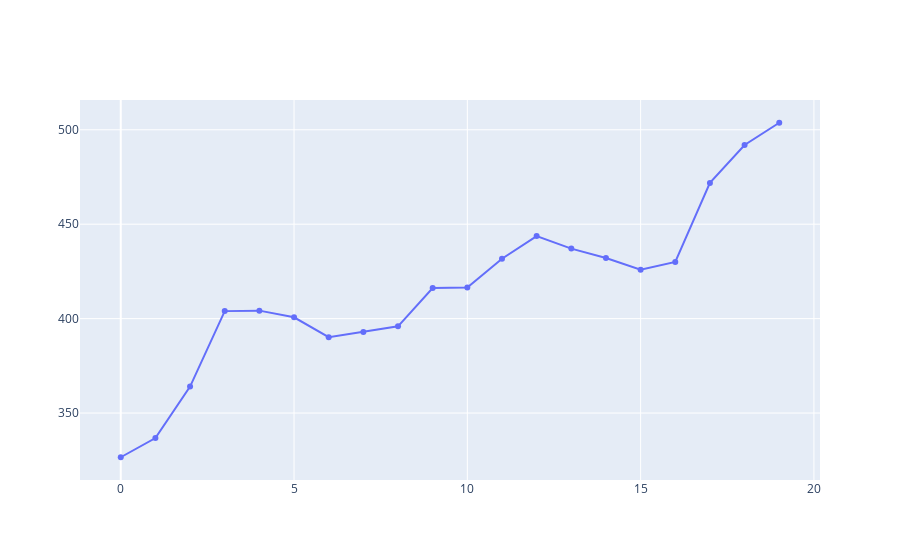

The notebook cell saved with this chart:
### Markdown cell above
1. Постройте ряд для суммарного количества проданных ручек и карандашей (можно создать новый объект с данными или преобразовать существующий, добавив в него суммарные продажи).

### Code cell
import plotly.graph_objects as go


fig = go.Figure(data=[
    go.Scatter(x=data_all.index, y=data_all.values, name='sales amount', mode='markers+lines'),
])
fig.show()

### Figure 1 — Plotly figure (JSON) as saved in the notebook; plotly's stock layout.template omitted (floating-point values rounded to 4 significant figures)
{"data": [{"mode": "markers+lines", "name": "sales amount", "type": "scatter", "x": [0, 1, 2, 3, 4, 5, 6, 7, 8, 9, 10, 11, 12, 13, 14, 15, 16, 17, 18, 19], "y": [326.6, 336.8, 364.0, 404.0, 404.2, 400.7, 390.2, 393.0, 395.9, 416.2, 416.4, 431.7, 443.7, 437.1, 432.1, 425.9, 430.0, 471.9, 491.9, 503.7]}], "layout": {}}
